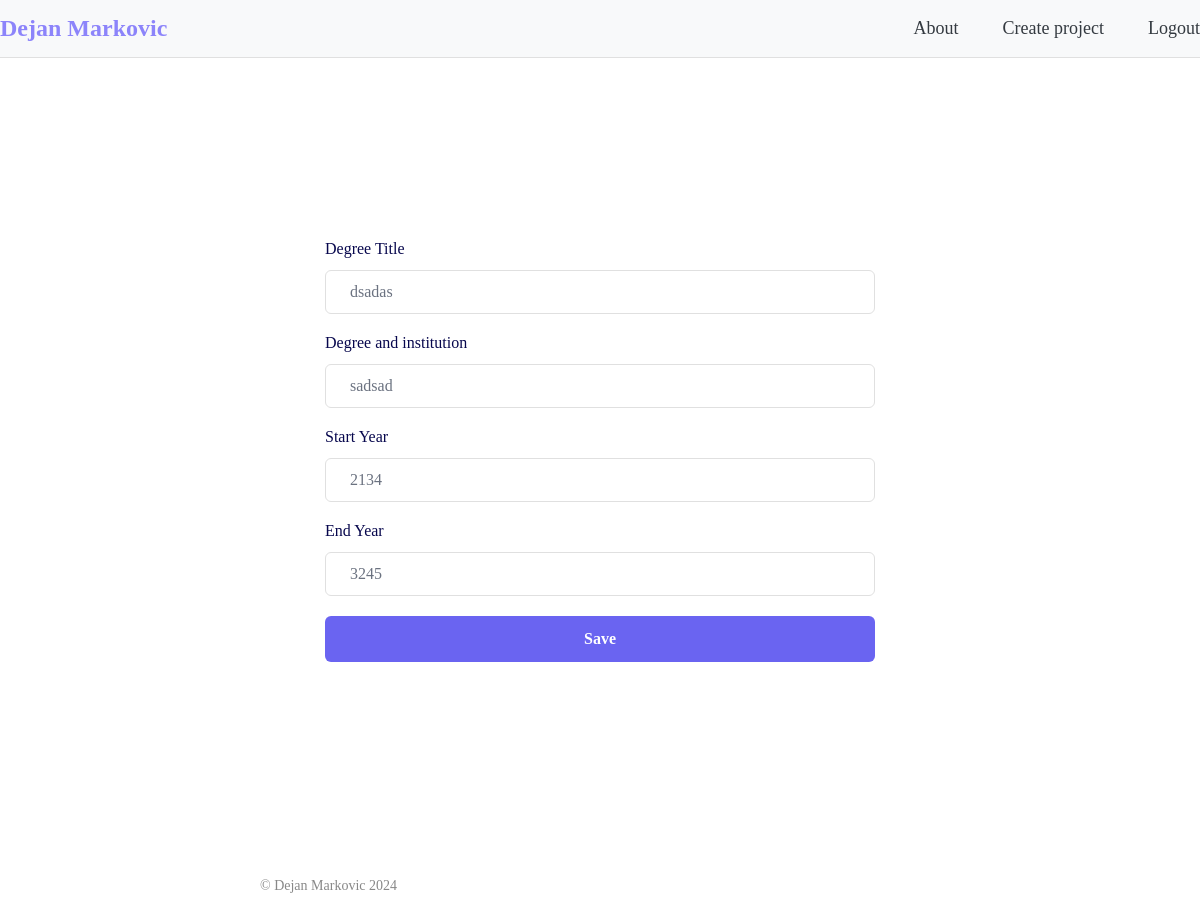
/about/education/edit/2/ (signed in), run on an earlier commit of the app's database.
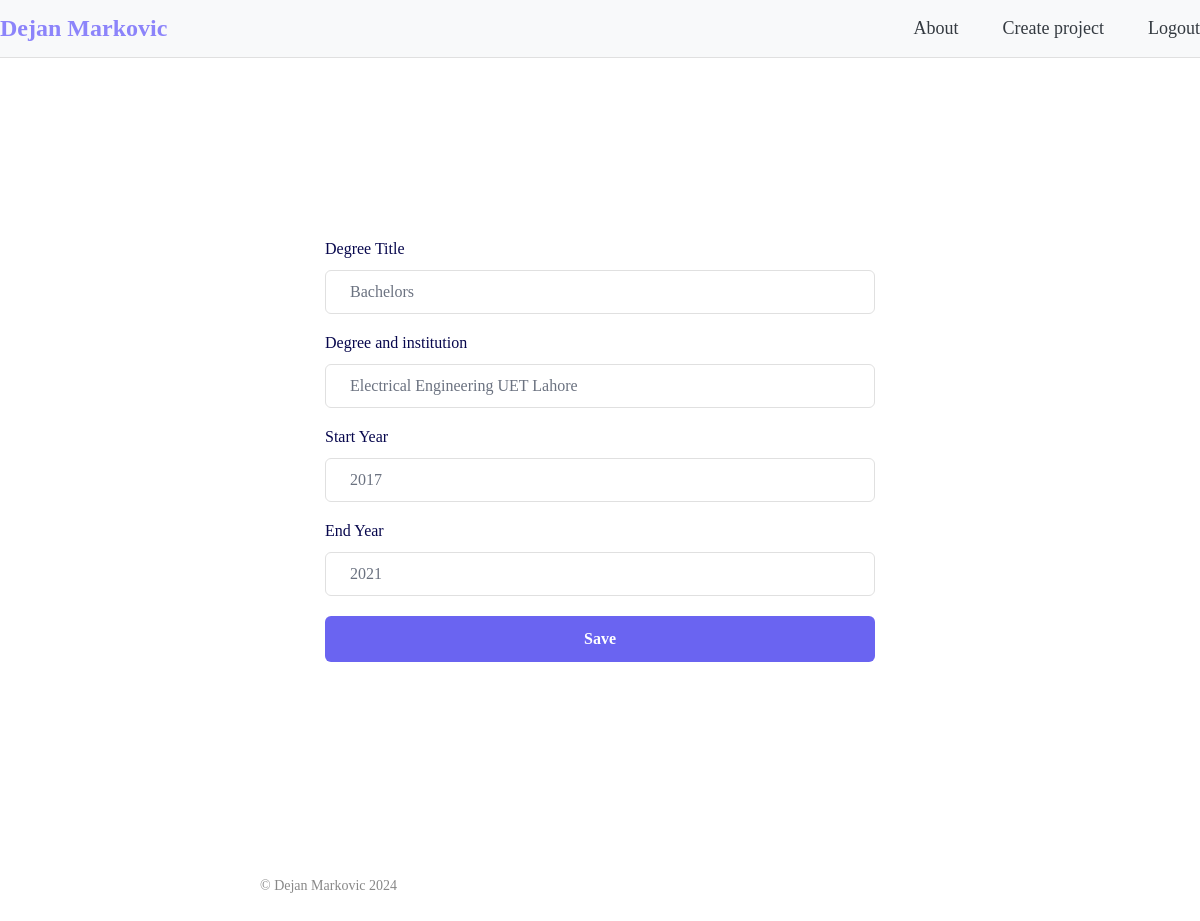
And on a later commit of the database.
### portfolio_app/models.py (models this page shows, shortened)
class Education(models.Model):
    title = models.CharField(max_length=100, help_text='Degree or certification title.')
    degree_institution = models.CharField(max_length=100, help_text='Name of the degree and institution.')
    start_year = models.IntegerField(help_text='Start year of the education period.')
    end_year = models.IntegerField(help_text='End year of the education period.')

### portfolio_app/views.py (the view, shortened to what this page needs)
# urls.py: path('about/education/edit/<int:education_id>/', views.edit_education_view, name='edit_education'),
@login_required(login_url="portfolio_page")
def edit_education_view(request, education_id):
    education = get_object_or_404(Education, id=education_id)
    form = EducationForm(request.POST or None, instance=education)
    context = {'form': form, 'education_id': education_id}
    context['page_title'] = 'Edit Education'
    return render(request, 'portfolio_app/edit_education.html', context)

### portfolio_app/forms.py
class EducationForm(forms.ModelForm):
    class Meta:
        model = Education
        fields = ['title', 'degree_institution', 'start_year', 'end_year']

### portfolio_app/templates/portfolio_app/edit_education.html (shortened to what this page needs)
{% extends 'base.html' %}
{% load static %}
{% block content %}
<div class="toast-container position-fixed top-0 end-0 p-3">
  </div>
  <div class="hero">
      <div class="formbold-main-wrapper">
        <div class="formbold-form-wrapper">
          <form method="POST" enctype="multipart/form-data">
            <div class="formbold-mb-5">
                <label for="{{ form.title.id_for_label }}" class="formbold-form-label">
                    Degree Title
                </label>
                <input class="formbold-form-input" type="text" name="{{ form.title.name }}" id="{{ form.title.id }}"
                placeholder="{{ form.title.label }}" value="{{ form.title.value }}">
            </div>
            <div class="formbold-mb-5">
                <label for="{{ form.degree_institution.id_for_label }}" class="formbold-form-label">
                    Degree and institution
                </label>
                <input class="formbold-form-input" type="text" name="{{ form.degree_institution.name }}" id="{{ form.degree_institution.id }}"
                placeholder="{{ form.degree_institution.label }}" value="{{ form.degree_institution.value }}">
            </div>
            <div class="formbold-mb-5">
                <label for="{{ form.start_year.id_for_label }}" class="formbold-form-label">
                    Start Year
                </label>
                <input class="formbold-form-input" type="text" name="{{ form.start_year.name }}" id="{{ form.start_year.id }}"
                placeholder="{{ form.start_year.label }}" value="{{ form.start_year.value }}" >
            </div>
            <div class="formbold-mb-5">
                <label for="{{ form.end_year.id_for_label }}" class="formbold-form-label">
                    End Year
                </label>
                <input class="formbold-form-input" type="text" name="{{ form.end_year.name }}" id="{{ form.end_year.id }}"
                placeholder="{{ form.end_year.label }}" value="{{ form.end_year.value }}">
            </div>
            <div>
                <button type="submit" class="formbold-btn w-full">Save</button>
            </div>
        </form>
        </div>
      </div>
</div>
{% endblock %}

What changed in the data, as far as the page shows it:
changed Education: title "dsadas" → "Bachelors"; degree_institution "sadsad" → "Electrical Engineering UET Lahore"
Also different on the page:
form field start_year: "2134" → "2017"
form field end_year: "3245" → "2021"
